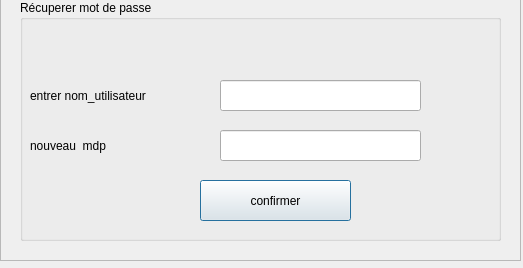
<?xml version="1.0" encoding="UTF-8"?>
<ui version="4.0">
 <class>recuperer_mdp</class>
 <widget class="QDialog" name="recuperer_mdp">
  <property name="geometry">
   <rect>
    <x>0</x>
    <y>0</y>
    <width>523</width>
    <height>268</height>
   </rect>
  </property>
  <property name="windowTitle">
   <string>Dialog</string>
  </property>
  <property name="styleSheet">
   <string notr="true">

</string>
  </property>
  <widget class="QFrame" name="frame">
   <property name="geometry">
    <rect>
     <x>0</x>
     <y>-10</y>
     <width>521</width>
     <height>271</height>
    </rect>
   </property>
   <property name="frameShape">
    <enum>QFrame::StyledPanel</enum>
   </property>
   <property name="frameShadow">
    <enum>QFrame::Raised</enum>
   </property>
   <widget class="QGroupBox" name="groupBox_3">
    <property name="geometry">
     <rect>
      <x>20</x>
      <y>10</y>
      <width>481</width>
      <height>241</height>
     </rect>
    </property>
    <property name="styleSheet">
     <string notr="true"/>
    </property>
    <property name="title">
     <string>Récuperer mot de passe</string>
    </property>
    <widget class="QPushButton" name="confirmer_bt">
     <property name="geometry">
      <rect>
       <x>180</x>
       <y>180</y>
       <width>151</width>
       <height>41</height>
      </rect>
     </property>
     <property name="text">
      <string>confirmer</string>
     </property>
    </widget>
    <widget class="QLabel" name="pass_label">
     <property name="geometry">
      <rect>
       <x>10</x>
       <y>130</y>
       <width>161</width>
       <height>31</height>
      </rect>
     </property>
     <property name="text">
      <string>nouveau  mdp</string>
     </property>
    </widget>
    <widget class="QLineEdit" name="pass">
     <property name="geometry">
      <rect>
       <x>200</x>
       <y>130</y>
       <width>201</width>
       <height>31</height>
      </rect>
     </property>
     <property name="text">
      <string/>
     </property>
    </widget>
    <widget class="QLineEdit" name="LineEdit_ID">
     <property name="geometry">
      <rect>
       <x>200</x>
       <y>80</y>
       <width>201</width>
       <height>31</height>
      </rect>
     </property>
     <property name="text">
      <string/>
     </property>
    </widget>
    <widget class="QLabel" name="id_label">
     <property name="geometry">
      <rect>
       <x>10</x>
       <y>80</y>
       <width>191</width>
       <height>31</height>
      </rect>
     </property>
     <property name="text">
      <string>entrer nom_utilisateur</string>
     </property>
    </widget>
   </widget>
  </widget>
 </widget>
 <resources/>
 <connections/>
</ui>
